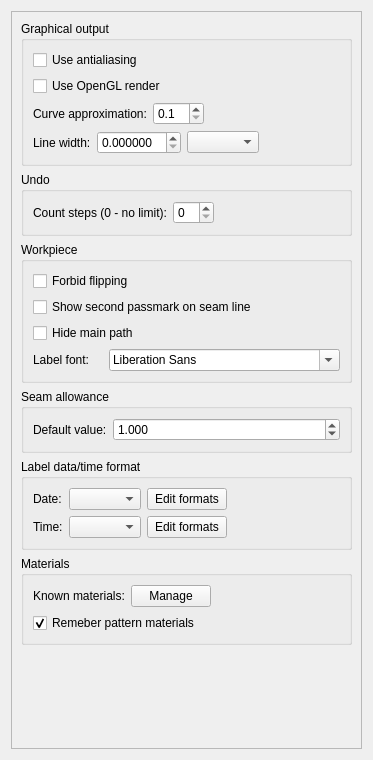
<?xml version="1.0" encoding="UTF-8"?>
<ui version="4.0">
 <class>PreferencesPatternPage</class>
 <widget class="QWidget" name="PreferencesPatternPage">
  <property name="geometry">
   <rect>
    <x>0</x>
    <y>0</y>
    <width>373</width>
    <height>760</height>
   </rect>
  </property>
  <property name="windowTitle">
   <string notr="true">Pattern</string>
  </property>
  <layout class="QVBoxLayout" name="verticalLayout_5">
   <item>
    <widget class="QScrollArea" name="scrollArea">
     <property name="widgetResizable">
      <bool>true</bool>
     </property>
     <widget class="QWidget" name="scrollAreaWidgetContents">
      <property name="geometry">
       <rect>
        <x>0</x>
        <y>0</y>
        <width>353</width>
        <height>740</height>
       </rect>
      </property>
      <layout class="QVBoxLayout" name="verticalLayout_2">
       <item>
        <widget class="QGroupBox" name="groupBox_2">
         <property name="title">
          <string>Graphical output</string>
         </property>
         <layout class="QVBoxLayout" name="verticalLayout_3">
          <item>
           <widget class="QCheckBox" name="graphOutputCheck">
            <property name="text">
             <string>Use antialiasing</string>
            </property>
           </widget>
          </item>
          <item>
           <widget class="QCheckBox" name="checkBoxOpenGLRender">
            <property name="toolTip">
             <string>Use OpenGL to render a scene.
This option will take an affect after restart.</string>
            </property>
            <property name="text">
             <string>Use OpenGL render</string>
            </property>
            <property name="tristate">
             <bool>false</bool>
            </property>
           </widget>
          </item>
          <item>
           <layout class="QHBoxLayout" name="horizontalLayout_5">
            <item>
             <widget class="QLabel" name="label">
              <property name="sizePolicy">
               <sizepolicy hsizetype="Minimum" vsizetype="Preferred">
                <horstretch>0</horstretch>
                <verstretch>0</verstretch>
               </sizepolicy>
              </property>
              <property name="text">
               <string>Curve approximation:</string>
              </property>
             </widget>
            </item>
            <item>
             <widget class="QDoubleSpinBox" name="doubleSpinBoxCurveApproximation">
              <property name="toolTip">
               <string>Set default curve approximation scale</string>
              </property>
              <property name="decimals">
               <number>1</number>
              </property>
              <property name="minimum">
               <double>0.100000000000000</double>
              </property>
              <property name="maximum">
               <double>10.000000000000000</double>
              </property>
              <property name="singleStep">
               <double>0.100000000000000</double>
              </property>
             </widget>
            </item>
            <item>
             <spacer name="horizontalSpacer_2">
              <property name="orientation">
               <enum>Qt::Horizontal</enum>
              </property>
              <property name="sizeHint" stdset="0">
               <size>
                <width>40</width>
                <height>20</height>
               </size>
              </property>
             </spacer>
            </item>
           </layout>
          </item>
          <item>
           <layout class="QHBoxLayout" name="horizontalLayout_6">
            <item>
             <widget class="QLabel" name="label_6">
              <property name="toolTip">
               <string>Bold line width</string>
              </property>
              <property name="text">
               <string>Line width:</string>
              </property>
             </widget>
            </item>
            <item>
             <widget class="QDoubleSpinBox" name="doubleSpinBoxLineWidth">
              <property name="suffix">
               <string/>
              </property>
              <property name="decimals">
               <number>6</number>
              </property>
              <property name="singleStep">
               <double>0.100000000000000</double>
              </property>
             </widget>
            </item>
            <item>
             <widget class="QComboBox" name="comboBoxLineWidthUnit">
              <property name="sizePolicy">
               <sizepolicy hsizetype="Expanding" vsizetype="Fixed">
                <horstretch>0</horstretch>
                <verstretch>0</verstretch>
               </sizepolicy>
              </property>
             </widget>
            </item>
            <item>
             <spacer name="horizontalSpacer_3">
              <property name="orientation">
               <enum>Qt::Horizontal</enum>
              </property>
              <property name="sizeHint" stdset="0">
               <size>
                <width>500</width>
                <height>20</height>
               </size>
              </property>
             </spacer>
            </item>
           </layout>
          </item>
         </layout>
        </widget>
       </item>
       <item>
        <widget class="QGroupBox" name="groupBox_3">
         <property name="title">
          <string>Undo</string>
         </property>
         <layout class="QFormLayout" name="formLayout_2">
          <property name="fieldGrowthPolicy">
           <enum>QFormLayout::ExpandingFieldsGrow</enum>
          </property>
          <item row="0" column="0">
           <widget class="QLabel" name="label_2">
            <property name="text">
             <string>Count steps (0 - no limit):</string>
            </property>
           </widget>
          </item>
          <item row="0" column="1">
           <widget class="QSpinBox" name="undoCount"/>
          </item>
         </layout>
        </widget>
       </item>
       <item>
        <widget class="QGroupBox" name="groupBox_5">
         <property name="title">
          <string>Workpiece</string>
         </property>
         <layout class="QVBoxLayout" name="verticalLayout_4">
          <item>
           <widget class="QCheckBox" name="forbidFlippingCheck">
            <property name="toolTip">
             <string>By default forbid flipping for all new created workpieces</string>
            </property>
            <property name="text">
             <string>Forbid flipping</string>
            </property>
           </widget>
          </item>
          <item>
           <widget class="QCheckBox" name="doublePassmarkCheck">
            <property name="toolTip">
             <string>Show a passmark both in the seam allowance and on the seam line.</string>
            </property>
            <property name="text">
             <string>Show second passmark on seam line</string>
            </property>
           </widget>
          </item>
          <item>
           <widget class="QCheckBox" name="checkBoxHideMainPath">
            <property name="toolTip">
             <string>By default hide the main path if the seam allowance was enabled</string>
            </property>
            <property name="text">
             <string>Hide main path</string>
            </property>
           </widget>
          </item>
          <item>
           <layout class="QHBoxLayout" name="horizontalLayout">
            <item>
             <widget class="QLabel" name="label_3">
              <property name="text">
               <string>Label font:</string>
              </property>
             </widget>
            </item>
            <item>
             <widget class="QFontComboBox" name="fontComboBoxLabelFont"/>
            </item>
           </layout>
          </item>
         </layout>
        </widget>
       </item>
       <item>
        <widget class="QGroupBox" name="groupBox_6">
         <property name="title">
          <string>Seam allowance</string>
         </property>
         <layout class="QFormLayout" name="formLayout_3">
          <item row="0" column="0">
           <widget class="QLabel" name="label_defaultSeamAllowance">
            <property name="text">
             <string>Default value:</string>
            </property>
           </widget>
          </item>
          <item row="0" column="1">
           <widget class="QDoubleSpinBox" name="defaultSeamAllowance">
            <property name="decimals">
             <number>3</number>
            </property>
            <property name="maximum">
             <double>100.000000000000000</double>
            </property>
            <property name="singleStep">
             <double>0.100000000000000</double>
            </property>
            <property name="value">
             <double>1.000000000000000</double>
            </property>
           </widget>
          </item>
         </layout>
        </widget>
       </item>
       <item>
        <widget class="QGroupBox" name="groupBox_4">
         <property name="title">
          <string>Label data/time format</string>
         </property>
         <layout class="QFormLayout" name="formLayout_4">
          <property name="fieldGrowthPolicy">
           <enum>QFormLayout::ExpandingFieldsGrow</enum>
          </property>
          <item row="0" column="0">
           <widget class="QLabel" name="label_4">
            <property name="text">
             <string>Date:</string>
            </property>
           </widget>
          </item>
          <item row="0" column="1">
           <layout class="QHBoxLayout" name="horizontalLayout_2">
            <item>
             <widget class="QComboBox" name="comboBoxDateFormats"/>
            </item>
            <item>
             <widget class="QPushButton" name="pushButtonEditDateFormats">
              <property name="text">
               <string>Edit formats</string>
              </property>
             </widget>
            </item>
           </layout>
          </item>
          <item row="1" column="0">
           <widget class="QLabel" name="label_5">
            <property name="text">
             <string>Time:</string>
            </property>
           </widget>
          </item>
          <item row="1" column="1">
           <layout class="QHBoxLayout" name="horizontalLayout_3">
            <item>
             <widget class="QComboBox" name="comboBoxTimeFormats"/>
            </item>
            <item>
             <widget class="QPushButton" name="pushButtonEditTimeFormats">
              <property name="text">
               <string>Edit formats</string>
              </property>
             </widget>
            </item>
           </layout>
          </item>
         </layout>
        </widget>
       </item>
       <item>
        <widget class="QGroupBox" name="groupBox">
         <property name="title">
          <string>Materials</string>
         </property>
         <layout class="QVBoxLayout" name="verticalLayout">
          <item>
           <layout class="QHBoxLayout" name="horizontalLayout_4">
            <item>
             <widget class="QLabel" name="label_12">
              <property name="text">
               <string>Known materials:</string>
              </property>
             </widget>
            </item>
            <item>
             <widget class="QPushButton" name="pushButtonKnownMaterials">
              <property name="sizePolicy">
               <sizepolicy hsizetype="Fixed" vsizetype="Fixed">
                <horstretch>0</horstretch>
                <verstretch>0</verstretch>
               </sizepolicy>
              </property>
              <property name="toolTip">
               <string>Manage list of known materials</string>
              </property>
              <property name="text">
               <string>Manage</string>
              </property>
             </widget>
            </item>
            <item>
             <spacer name="horizontalSpacer">
              <property name="orientation">
               <enum>Qt::Horizontal</enum>
              </property>
              <property name="sizeHint" stdset="0">
               <size>
                <width>40</width>
                <height>20</height>
               </size>
              </property>
             </spacer>
            </item>
           </layout>
          </item>
          <item>
           <widget class="QCheckBox" name="checkBoxRemeberPatternMaterials">
            <property name="toolTip">
             <string>When manage pattern materials save them to known materials list</string>
            </property>
            <property name="text">
             <string>Remeber pattern materials</string>
            </property>
            <property name="checked">
             <bool>true</bool>
            </property>
           </widget>
          </item>
         </layout>
        </widget>
       </item>
       <item>
        <spacer name="verticalSpacer">
         <property name="orientation">
          <enum>Qt::Vertical</enum>
         </property>
         <property name="sizeHint" stdset="0">
          <size>
           <width>20</width>
           <height>40</height>
          </size>
         </property>
        </spacer>
       </item>
      </layout>
     </widget>
    </widget>
   </item>
  </layout>
 </widget>
 <resources/>
 <connections/>
</ui>
